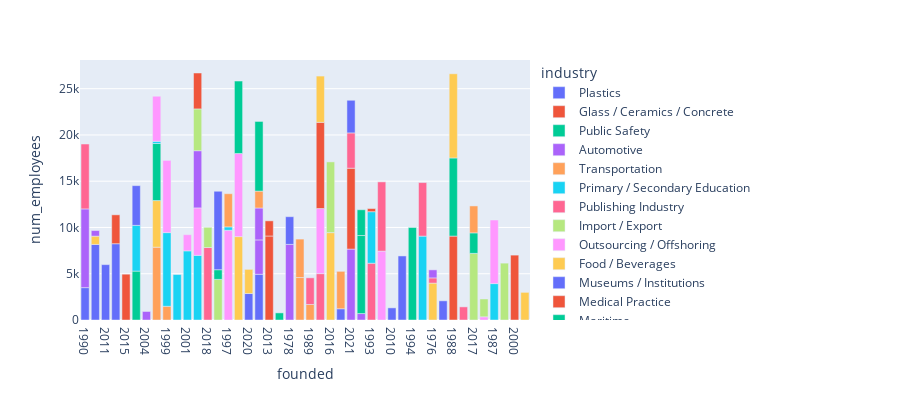

Notebook cell for this chart:
### Code cell
df7 = pd.read_sql('select * from organizations', con=engine1) # use engine1 from previous cell
fig = px.bar(df7, x='founded', y='num_employees',
             hover_data=['founded', 'num_employees'], color='industry',
            height=400)
fig.show()

### Figure 1 — Plotly figure (JSON) as saved in the notebook; plotly's stock layout.template omitted (floating-point values rounded to 4 significant figures)
{"data": [{"alignmentgroup": "True", "hovertemplate": "industry=Plastics<br>founded=%{x}<br>num_employees=%{y}<extra></extra>", "legendgroup": "Plastics", "marker": {"color": "#636efa", "pattern": {"shape": ""}}, "name": "Plastics", "offsetgroup": "Plastics", "orientation": "v", "showlegend": true, "textposition": "auto", "type": "bar", "x": ["1990", "1996", "2011", "1980"], "xaxis": "x", "y": [3498, 8167, 5984, 8245], "yaxis": "y"}, {"alignmentgroup": "True", "hovertemplate": "industry=Glass / Ceramics / Concrete<br>founded=%{x}<br>num_employees=%{y}<extra></extra>", "legendgroup": "Glass / Ceramics / Concrete", "marker": {"color": "#EF553B", "pattern": {"shape": ""}}, "name": "Glass / Ceramics / Concrete", "offsetgroup": "Glass / Ceramics / Concrete", "orientation": "v", "showlegend": true, "textposition": "auto", "type": "bar", "x": ["2015"], "xaxis": "x", "y": [4952], "yaxis": "y"}, {"alignmentgroup": "True", "hovertemplate": "industry=Public Safety<br>founded=%{x}<br>num_employees=%{y}<extra></extra>", "legendgroup": "Public Safety", "marker": {"color": "#00cc96", "pattern": {"shape": ""}}, "name": "Public Safety", "offsetgroup": "Public Safety", "orientation": "v", "showlegend": true, "textposition": "auto", "type": "bar", "x": ["1971"], "xaxis": "x", "y": [5287], "yaxis": "y"}, {"alignmentgroup": "True", "hovertemplate": "industry=Automotive<br>founded=%{x}<br>num_employees=%{y}<extra></extra>", "legendgroup": "Automotive", "marker": {"color": "#ab63fa", "pattern": {"shape": ""}}, "name": "Automotive", "offsetgroup": "Automotive", "orientation": "v", "showlegend": true, "textposition": "auto", "type": "bar", "x": ["2004"], "xaxis": "x", "y": [921], "yaxis": "y"}, {"alignmentgroup": "True", "hovertemplate": "industry=Transportation<br>founded=%{x}<br>num_employees=%{y}<extra></extra>", "legendgroup": "Transportation", "marker": {"color": "#FFA15A", "pattern": {"shape": ""}}, "name": "Transportation", "offsetgroup": "Transportation", "orientation": "v", "showlegend": true, "textposition": "auto", "type": "bar", "x": ["1991", "1999"], "xaxis": "x", "y": [7870, 1483], "yaxis": "y"}, {"alignmentgroup": "True", "hovertemplate": "industry=Primary / Secondary Education<br>founded=%{x}<br>num_employees=%{y}<extra></extra>", "legendgroup": "Primary / Secondary Education", "marker": {"color": "#19d3f3", "pattern": {"shape": ""}}, "name": "Primary / Secondary Education", "offsetgroup": "Primary / Secondary Education", "orientation": "v", "showlegend": true, "textposition": "auto", "type": "bar", "x": ["1992", "2001", "1972"], "xaxis": "x", "y": [4914, 7473, 6986], "yaxis": "y"}, {"alignmentgroup": "True", "hovertemplate": "industry=Publishing Industry<br>founded=%{x}<br>num_employees=%{y}<extra></extra>", "legendgroup": "Publishing Industry", "marker": {"color": "#FF6692", "pattern": {"shape": ""}}, "name": "Publishing Industry", "offsetgroup": "Publishing Industry", "orientation": "v", "showlegend": true, "textposition": "auto", "type": "bar", "x": ["2018"], "xaxis": "x", "y": [7832], "yaxis": "y"}, {"alignmentgroup": "True", "hovertemplate": "industry=Import / Export<br>founded=%{x}<br>num_employees=%{y}<extra></extra>", "legendgroup": "Import / Export", "marker": {"color": "#B6E880", "pattern": {"shape": ""}}, "name": "Import / Export", "offsetgroup": "Import / Export", "orientation": "v", "showlegend": true, "textposition": "auto", "type": "bar", "x": ["1970"], "xaxis": "x", "y": [4389], "yaxis": "y"}, {"alignmentgroup": "True", "hovertemplate": "industry=Outsourcing / Offshoring<br>founded=%{x}<br>num_employees=%{y}<extra></extra>", "legendgroup": "Outsourcing / Offshoring", "marker": {"color": "#FF97FF", "pattern": {"shape": ""}}, "name": "Outsourcing / Offshoring", "offsetgroup": "Outsourcing / Offshoring", "orientation": "v", "showlegend": true, "textposition": "auto", "type": "bar", "x": ["1997", "1972"], "xaxis": "x", "y": [9698, 5130], "yaxis": "y"}, {"alignmentgroup": "True", "hovertemplate": "industry=Food / Beverages<br>founded=%{x}<br>num_employees=%{y}<extra></extra>", "legendgroup": "Food / Beverages", "marker": {"color": "#FECB52", "pattern": {"shape": ""}}, "name": "Food / Beverages", "offsetgroup": "Food / Beverages", "orientation": "v", "showlegend": true, "textposition": "auto", "type": "bar", "x": ["2014"], "xaxis": "x", "y": [9011], "yaxis": "y"}, {"alignmentgroup": "True", "hovertemplate": "industry=Museums / Institutions<br>founded=%{x}<br>num_employees=%{y}<extra></extra>", "legendgroup": "Museums / Institutions", "marker": {"color": "#636efa", "pattern": {"shape": ""}}, "name": "Museums / Institutions", "offsetgroup": "Museums / Institutions", "orientation": "v", "showlegend": true, "textposition": "auto", "type": "bar", "x": ["2020", "2012"], "xaxis": "x", "y": [2862, 4941], "yaxis": "y"}, {"alignmentgroup": "True", "hovertemplate": "industry=Medical Practice<br>founded=%{x}<br>num_employees=%{y}<extra></extra>", "legendgroup": "Medical Practice", "marker": {"color": "#EF553B", "pattern": {"shape": ""}}, "name": "Medical Practice", "offsetgroup": "Medical Practice", "orientation": "v", "showlegend": true, "textposition": "auto", "type": "bar", "x": ["2013"], "xaxis": "x", "y": [9079], "yaxis": "y"}, {"alignmentgroup": "True", "hovertemplate": "industry=Maritime<br>founded=%{x}<br>num_employees=%{y}<extra></extra>", "legendgroup": "Maritime", "marker": {"color": "#00cc96", "pattern": {"shape": ""}}, "name": "Maritime", "offsetgroup": "Maritime", "orientation": "v", "showlegend": true, "textposition": "auto", "type": "bar", "x": ["1984"], "xaxis": "x", "y": [769], "yaxis": "y"}, {"alignmentgroup": "True", "hovertemplate": "industry=Facilities Services<br>founded=%{x}<br>num_employees=%{y}<extra></extra>", "legendgroup": "Facilities Services", "marker": {"color": "#ab63fa", "pattern": {"shape": ""}}, "name": "Facilities Services", "offsetgroup": "Facilities Services", "orientation": "v", "showlegend": true, "textposition": "auto", "type": "bar", "x": ["1990", "1972", "1978"], "xaxis": "x", "y": [8508, 6182, 8172], "yaxis": "y"}, {"alignmentgroup": "True", "hovertemplate": "industry=Investment Management / Hedge Fund / Private Equity<br>founded=%{x}<br>num_employees=%{y}<extra></extra>", "legendgroup": "Investment Management / Hedge Fund / Private Equity", "marker": {"color": "#FFA15A", "pattern": {"shape": ""}}, "name": "Investment Management / Hedge Fund / Private Equity", "offsetgroup": "Investment Management / Hedge Fund / Private Equity", "orientation": "v", "showlegend": true, "textposition": "auto", "type": "bar", "x": ["1998", "1989"], "xaxis": "x", "y": [4589, 1678], "yaxis": "y"}, {"alignmentgroup": "True", "hovertemplate": "industry=Architecture / Planning<br>founded=%{x}<br>num_employees=%{y}<extra></extra>", "legendgroup": "Architecture / Planning", "marker": {"color": "#19d3f3", "pattern": {"shape": ""}}, "name": "Architecture / Planning", "offsetgroup": "Architecture / Planning", "orientation": "v", "showlegend": true, "textposition": "auto", "type": "bar", "x": ["1999"], "xaxis": "x", "y": [7961], "yaxis": "y"}, {"alignmentgroup": "True", "hovertemplate": "industry=Wholesale<br>founded=%{x}<br>num_employees=%{y}<extra></extra>", "legendgroup": "Wholesale", "marker": {"color": "#FF6692", "pattern": {"shape": ""}}, "name": "Wholesale", "offsetgroup": "Wholesale", "orientation": "v", "showlegend": true, "textposition": "auto", "type": "bar", "x": ["1986"], "xaxis": "x", "y": [5010], "yaxis": "y"}, {"alignmentgroup": "True", "hovertemplate": "industry=Construction<br>founded=%{x}<br>num_employees=%{y}<extra></extra>", "legendgroup": "Construction", "marker": {"color": "#B6E880", "pattern": {"shape": ""}}, "name": "Construction", "offsetgroup": "Construction", "orientation": "v", "showlegend": true, "textposition": "auto", "type": "bar", "x": ["2018"], "xaxis": "x", "y": [2185], "yaxis": "y"}, {"alignmentgroup": "True", "hovertemplate": "industry=Luxury Goods / Jewelry<br>founded=%{x}<br>num_employees=%{y}<extra></extra>", "legendgroup": "Luxury Goods / Jewelry", "marker": {"color": "#FF97FF", "pattern": {"shape": ""}}, "name": "Luxury Goods / Jewelry", "offsetgroup": "Luxury Goods / Jewelry", "orientation": "v", "showlegend": true, "textposition": "auto", "type": "bar", "x": ["2014", "2001"], "xaxis": "x", "y": [8987, 1746], "yaxis": "y"}, {"alignmentgroup": "True", "hovertemplate": "industry=Pharmaceuticals<br>founded=%{x}<br>num_employees=%{y}<extra></extra>", "legendgroup": "Pharmaceuticals", "marker": {"color": "#FECB52", "pattern": {"shape": ""}}, "name": "Pharmaceuticals", "offsetgroup": "Pharmaceuticals", "orientation": "v", "showlegend": true, "textposition": "auto", "type": "bar", "x": ["1991", "2016"], "xaxis": "x", "y": [5038, 9443], "yaxis": "y"}, {"alignmentgroup": "True", "hovertemplate": "industry=Insurance<br>founded=%{x}<br>num_employees=%{y}<extra></extra>", "legendgroup": "Insurance", "marker": {"color": "#636efa", "pattern": {"shape": ""}}, "name": "Insurance", "offsetgroup": "Insurance", "orientation": "v", "showlegend": true, "textposition": "auto", "type": "bar", "x": ["2002"], "xaxis": "x", "y": [1215], "yaxis": "y"}, {"alignmentgroup": "True", "hovertemplate": "industry=Real Estate / Mortgage<br>founded=%{x}<br>num_employees=%{y}<extra></extra>", "legendgroup": "Real Estate / Mortgage", "marker": {"color": "#EF553B", "pattern": {"shape": ""}}, "name": "Real Estate / Mortgage", "offsetgroup": "Real Estate / Mortgage", "orientation": "v", "showlegend": true, "textposition": "auto", "type": "bar", "x": ["1980"], "xaxis": "x", "y": [3122], "yaxis": "y"}, {"alignmentgroup": "True", "hovertemplate": "industry=Banking / Mortgage<br>founded=%{x}<br>num_employees=%{y}<extra></extra>", "legendgroup": "Banking / Mortgage", "marker": {"color": "#00cc96", "pattern": {"shape": ""}}, "name": "Banking / Mortgage", "offsetgroup": "Banking / Mortgage", "orientation": "v", "showlegend": true, "textposition": "auto", "type": "bar", "x": ["1970"], "xaxis": "x", "y": [1046], "yaxis": "y"}, {"alignmentgroup": "True", "hovertemplate": "industry=Legal Services<br>founded=%{x}<br>num_employees=%{y}<extra></extra>", "legendgroup": "Legal Services", "marker": {"color": "#ab63fa", "pattern": {"shape": ""}}, "name": "Legal Services", "offsetgroup": "Legal Services", "orientation": "v", "showlegend": true, "textposition": "auto", "type": "bar", "x": ["2021", "2009"], "xaxis": "x", "y": [7664, 696], "yaxis": "y"}, {"alignmentgroup": "True", "hovertemplate": "industry=Logistics / Procurement<br>founded=%{x}<br>num_employees=%{y}<extra></extra>", "legendgroup": "Logistics / Procurement", "marker": {"color": "#FFA15A", "pattern": {"shape": ""}}, "name": "Logistics / Procurement", "offsetgroup": "Logistics / Procurement", "orientation": "v", "showlegend": true, "textposition": "auto", "type": "bar", "x": ["1998"], "xaxis": "x", "y": [4155], "yaxis": "y"}, {"alignmentgroup": "True", "hovertemplate": "industry=Civil Engineering<br>founded=%{x}<br>num_employees=%{y}<extra></extra>", "legendgroup": "Civil Engineering", "marker": {"color": "#19d3f3", "pattern": {"shape": ""}}, "name": "Civil Engineering", "offsetgroup": "Civil Engineering", "orientation": "v", "showlegend": true, "textposition": "auto", "type": "bar", "x": ["1997"], "xaxis": "x", "y": [365], "yaxis": "y"}, {"alignmentgroup": "True", "hovertemplate": "industry=Mechanical or Industrial Engineering<br>founded=%{x}<br>num_employees=%{y}<extra></extra>", "legendgroup": "Mechanical or Industrial Engineering", "marker": {"color": "#FF6692", "pattern": {"shape": ""}}, "name": "Mechanical or Industrial Engineering", "offsetgroup": "Mechanical or Industrial Engineering", "orientation": "v", "showlegend": true, "textposition": "auto", "type": "bar", "x": ["1993"], "xaxis": "x", "y": [6135], "yaxis": "y"}, {"alignmentgroup": "True", "hovertemplate": "industry=Hospitality<br>founded=%{x}<br>num_employees=%{y}<extra></extra>", "legendgroup": "Hospitality", "marker": {"color": "#B6E880", "pattern": {"shape": ""}}, "name": "Hospitality", "offsetgroup": "Hospitality", "orientation": "v", "showlegend": true, "textposition": "auto", "type": "bar", "x": ["1972"], "xaxis": "x", "y": [4516], "yaxis": "y"}, {"alignmentgroup": "True", "hovertemplate": "industry=Venture Capital / VC<br>founded=%{x}<br>num_employees=%{y}<extra></extra>", "legendgroup": "Venture Capital / VC", "marker": {"color": "#FF97FF", "pattern": {"shape": ""}}, "name": "Venture Capital / VC", "offsetgroup": "Venture Capital / VC", "orientation": "v", "showlegend": true, "textposition": "auto", "type": "bar", "x": ["1981"], "xaxis": "x", "y": [7443], "yaxis": "y"}, {"alignmentgroup": "True", "hovertemplate": "industry=Utilities<br>founded=%{x}<br>num_employees=%{y}<extra></extra>", "legendgroup": "Utilities", "marker": {"color": "#FECB52", "pattern": {"shape": ""}}, "name": "Utilities", "offsetgroup": "Utilities", "orientation": "v", "showlegend": true, "textposition": "auto", "type": "bar", "x": ["2020"], "xaxis": "x", "y": [2610], "yaxis": "y"}, {"alignmentgroup": "True", "hovertemplate": "industry=Human Resources / HR<br>founded=%{x}<br>num_employees=%{y}<extra></extra>", "legendgroup": "Human Resources / HR", "marker": {"color": "#636efa", "pattern": {"shape": ""}}, "name": "Human Resources / HR", "offsetgroup": "Human Resources / HR", "orientation": "v", "showlegend": true, "textposition": "auto", "type": "bar", "x": ["2010", "2008"], "xaxis": "x", "y": [1312, 6923], "yaxis": "y"}, {"alignmentgroup": "True", "hovertemplate": "industry=Legislative Office<br>founded=%{x}<br>num_employees=%{y}<extra></extra>", "legendgroup": "Legislative Office", "marker": {"color": "#EF553B", "pattern": {"shape": ""}}, "name": "Legislative Office", "offsetgroup": "Legislative Office", "orientation": "v", "showlegend": true, "textposition": "auto", "type": "bar", "x": ["2013", "2021"], "xaxis": "x", "y": [1638, 8741], "yaxis": "y"}, {"alignmentgroup": "True", "hovertemplate": "industry=Music<br>founded=%{x}<br>num_employees=%{y}<extra></extra>", "legendgroup": "Music", "marker": {"color": "#00cc96", "pattern": {"shape": ""}}, "name": "Music", "offsetgroup": "Music", "orientation": "v", "showlegend": true, "textposition": "auto", "type": "bar", "x": ["1994"], "xaxis": "x", "y": [9995], "yaxis": "y"}, {"alignmentgroup": "True", "hovertemplate": "industry=Electrical / Electronic Manufacturing<br>founded=%{x}<br>num_employees=%{y}<extra></extra>", "legendgroup": "Electrical / Electronic Manufacturing", "marker": {"color": "#ab63fa", "pattern": {"shape": ""}}, "name": "Electrical / Electronic Manufacturing", "offsetgroup": "Electrical / Electronic Manufacturing", "orientation": "v", "showlegend": true, "textposition": "auto", "type": "bar", "x": ["2012"], "xaxis": "x", "y": [3715], "yaxis": "y"}, {"alignmentgroup": "True", "hovertemplate": "industry=Non - Profit / Volunteering<br>founded=%{x}<br>num_employees=%{y}<extra></extra>", "legendgroup": "Non - Profit / Volunteering", "marker": {"color": "#FFA15A", "pattern": {"shape": ""}}, "name": "Non - Profit / Volunteering", "offsetgroup": "Non - Profit / Volunteering", "orientation": "v", "showlegend": true, "textposition": "auto", "type": "bar", "x": ["1997"], "xaxis": "x", "y": [3585], "yaxis": "y"}, {"alignmentgroup": "True", "hovertemplate": "industry=Writing / Editing<br>founded=%{x}<br>num_employees=%{y}<extra></extra>", "legendgroup": "Writing / Editing", "marker": {"color": "#19d3f3", "pattern": {"shape": ""}}, "name": "Writing / Editing", "offsetgroup": "Writing / Editing", "orientation": "v", "showlegend": true, "textposition": "auto", "type": "bar", "x": ["2006"], "xaxis": "x", "y": [9067], "yaxis": "y"}, {"alignmentgroup": "True", "hovertemplate": "industry=Capital Markets / Hedge Fund / Private Equity<br>founded=%{x}<br>num_employees=%{y}<extra></extra>", "legendgroup": "Capital Markets / Hedge Fund / Private Equity", "marker": {"color": "#FF6692", "pattern": {"shape": ""}}, "name": "Capital Markets / Hedge Fund / Private Equity", "offsetgroup": "Capital Markets / Hedge Fund / Private Equity", "orientation": "v", "showlegend": true, "textposition": "auto", "type": "bar", "x": ["2021", "1990"], "xaxis": "x", "y": [3816, 7013], "yaxis": "y"}, {"alignmentgroup": "True", "hovertemplate": "industry=Individual / Family Services<br>founded=%{x}<br>num_employees=%{y}<extra></extra>", "legendgroup": "Individual / Family Services", "marker": {"color": "#B6E880", "pattern": {"shape": ""}}, "name": "Individual / Family Services", "offsetgroup": "Individual / Family Services", "orientation": "v", "showlegend": true, "textposition": "auto", "type": "bar", "x": ["2016"], "xaxis": "x", "y": [7645], "yaxis": "y"}, {"alignmentgroup": "True", "hovertemplate": "industry=Online Publishing<br>founded=%{x}<br>num_employees=%{y}<extra></extra>", "legendgroup": "Online Publishing", "marker": {"color": "#FF97FF", "pattern": {"shape": ""}}, "name": "Online Publishing", "offsetgroup": "Online Publishing", "orientation": "v", "showlegend": true, "textposition": "auto", "type": "bar", "x": ["1986", "1999"], "xaxis": "x", "y": [7034, 7805], "yaxis": "y"}, {"alignmentgroup": "True", "hovertemplate": "industry=Civic / Social Organization<br>founded=%{x}<br>num_employees=%{y}<extra></extra>", "legendgroup": "Civic / Social Organization", "marker": {"color": "#FECB52", "pattern": {"shape": ""}}, "name": "Civic / Social Organization", "offsetgroup": "Civic / Social Organization", "orientation": "v", "showlegend": true, "textposition": "auto", "type": "bar", "x": ["1976", "1996"], "xaxis": "x", "y": [3987, 897], "yaxis": "y"}, {"alignmentgroup": "True", "hovertemplate": "industry=Arts / Crafts<br>founded=%{x}<br>num_employees=%{y}<extra></extra>", "legendgroup": "Arts / Crafts", "marker": {"color": "#636efa", "pattern": {"shape": ""}}, "name": "Arts / Crafts", "offsetgroup": "Arts / Crafts", "orientation": "v", "showlegend": true, "textposition": "auto", "type": "bar", "x": ["1974", "2021"], "xaxis": "x", "y": [2073, 3527], "yaxis": "y"}, {"alignmentgroup": "True", "hovertemplate": "industry=Consumer Goods<br>founded=%{x}<br>num_employees=%{y}<extra></extra>", "legendgroup": "Consumer Goods", "marker": {"color": "#EF553B", "pattern": {"shape": ""}}, "name": "Consumer Goods", "offsetgroup": "Consumer Goods", "orientation": "v", "showlegend": true, "textposition": "auto", "type": "bar", "x": ["1988"], "xaxis": "x", "y": [9069], "yaxis": "y"}, {"alignmentgroup": "True", "hovertemplate": "industry=Printing<br>founded=%{x}<br>num_employees=%{y}<extra></extra>", "legendgroup": "Printing", "marker": {"color": "#00cc96", "pattern": {"shape": ""}}, "name": "Printing", "offsetgroup": "Printing", "orientation": "v", "showlegend": true, "textposition": "auto", "type": "bar", "x": ["1988", "2009", "1991"], "xaxis": "x", "y": [8445, 8433, 6168], "yaxis": "y"}, {"alignmentgroup": "True", "hovertemplate": "industry=Mental Health Care<br>founded=%{x}<br>num_employees=%{y}<extra></extra>", "legendgroup": "Mental Health Care", "marker": {"color": "#ab63fa", "pattern": {"shape": ""}}, "name": "Mental Health Care", "offsetgroup": "Mental Health Care", "orientation": "v", "showlegend": true, "textposition": "auto", "type": "bar", "x": ["2012"], "xaxis": "x", "y": [3450], "yaxis": "y"}, {"alignmentgroup": "True", "hovertemplate": "industry=Management Consulting<br>founded=%{x}<br>num_employees=%{y}<extra></extra>", "legendgroup": "Management Consulting", "marker": {"color": "#FFA15A", "pattern": {"shape": ""}}, "name": "Management Consulting", "offsetgroup": "Management Consulting", "orientation": "v", "showlegend": true, "textposition": "auto", "type": "bar", "x": ["2012"], "xaxis": "x", "y": [1825], "yaxis": "y"}, {"alignmentgroup": "True", "hovertemplate": "industry=Broadcast Media<br>founded=%{x}<br>num_employees=%{y}<extra></extra>", "legendgroup": "Broadcast Media", "marker": {"color": "#19d3f3", "pattern": {"shape": ""}}, "name": "Broadcast Media", "offsetgroup": "Broadcast Media", "orientation": "v", "showlegend": true, "textposition": "auto", "type": "bar", "x": ["1971", "1991"], "xaxis": "x", "y": [4942, 236], "yaxis": "y"}, {"alignmentgroup": "True", "hovertemplate": "industry=Farming<br>founded=%{x}<br>num_employees=%{y}<extra></extra>", "legendgroup": "Farming", "marker": {"color": "#FF6692", "pattern": {"shape": ""}}, "name": "Farming", "offsetgroup": "Farming", "orientation": "v", "showlegend": true, "textposition": "auto", "type": "bar", "x": ["2005"], "xaxis": "x", "y": [1418], "yaxis": "y"}, {"alignmentgroup": "True", "hovertemplate": "industry=Entertainment / Movie Production<br>founded=%{x}<br>num_employees=%{y}<extra></extra>", "legendgroup": "Entertainment / Movie Production", "marker": {"color": "#B6E880", "pattern": {"shape": ""}}, "name": "Entertainment / Movie Production", "offsetgroup": "Entertainment / Movie Production", "orientation": "v", "showlegend": true, "textposition": "auto", "type": "bar", "x": ["2017"], "xaxis": "x", "y": [7202], "yaxis": "y"}, {"alignmentgroup": "True", "hovertemplate": "industry=International Trade / Development<br>founded=%{x}<br>num_employees=%{y}<extra></extra>", "legendgroup": "International Trade / Development", "marker": {"color": "#FF97FF", "pattern": {"shape": ""}}, "name": "International Trade / Development", "offsetgroup": "International Trade / Development", "orientation": "v", "showlegend": true, "textposition": "auto", "type": "bar", "x": ["1973"], "xaxis": "x", "y": [346], "yaxis": "y"}, {"alignmentgroup": "True", "hovertemplate": "industry=Business Supplies / Equipment<br>founded=%{x}<br>num_employees=%{y}<extra></extra>", "legendgroup": "Business Supplies / Equipment", "marker": {"color": "#FECB52", "pattern": {"shape": ""}}, "name": "Business Supplies / Equipment", "offsetgroup": "Business Supplies / Equipment", "orientation": "v", "showlegend": true, "textposition": "auto", "type": "bar", "x": ["1988"], "xaxis": "x", "y": [9097], "yaxis": "y"}, {"alignmentgroup": "True", "hovertemplate": "industry=Marketing / Advertising / Sales<br>founded=%{x}<br>num_employees=%{y}<extra></extra>", "legendgroup": "Marketing / Advertising / Sales", "marker": {"color": "#636efa", "pattern": {"shape": ""}}, "name": "Marketing / Advertising / Sales", "offsetgroup": "Marketing / Advertising / Sales", "orientation": "v", "showlegend": true, "textposition": "auto", "type": "bar", "x": ["1978"], "xaxis": "x", "y": [2992], "yaxis": "y"}, {"alignmentgroup": "True", "hovertemplate": "industry=Textiles<br>founded=%{x}<br>num_employees=%{y}<extra></extra>", "legendgroup": "Textiles", "marker": {"color": "#EF553B", "pattern": {"shape": ""}}, "name": "Textiles", "offsetgroup": "Textiles", "orientation": "v", "showlegend": true, "textposition": "auto", "type": "bar", "x": ["1986", "1972"], "xaxis": "x", "y": [9315, 3881], "yaxis": "y"}, {"alignmentgroup": "True", "hovertemplate": "industry=Consumer Electronics<br>founded=%{x}<br>num_employees=%{y}<extra></extra>", "legendgroup": "Consumer Electronics", "marker": {"color": "#00cc96", "pattern": {"shape": ""}}, "name": "Consumer Electronics", "offsetgroup": "Consumer Electronics", "orientation": "v", "showlegend": true, "textposition": "auto", "type": "bar", "x": ["2014", "2017"], "xaxis": "x", "y": [7829, 2215], "yaxis": "y"}, {"alignmentgroup": "True", "hovertemplate": "industry=Building Materials<br>founded=%{x}<br>num_employees=%{y}<extra></extra>", "legendgroup": "Building Materials", "marker": {"color": "#ab63fa", "pattern": {"shape": ""}}, "name": "Building Materials", "offsetgroup": "Building Materials", "orientation": "v", "showlegend": true, "textposition": "auto", "type": "bar", "x": ["1996"], "xaxis": "x", "y": [602], "yaxis": "y"}, {"alignmentgroup": "True", "hovertemplate": "industry=Public Relations / PR<br>founded=%{x}<br>num_employees=%{y}<extra></extra>", "legendgroup": "Public Relations / PR", "marker": {"color": "#FFA15A", "pattern": {"shape": ""}}, "name": "Public Relations / PR", "offsetgroup": "Public Relations / PR", "orientation": "v", "showlegend": true, "textposition": "auto", "type": "bar", "x": ["2017"], "xaxis": "x", "y": [2911], "yaxis": "y"}, {"alignmentgroup": "True", "hovertemplate": "industry=Information Technology / IT<br>founded=%{x}<br>num_employees=%{y}<extra></extra>", "legendgroup": "Information Technology / IT", "marker": {"color": "#19d3f3", "pattern": {"shape": ""}}, "name": "Information Technology / IT", "offsetgroup": "Information Technology / IT", "orientation": "v", "showlegend": true, "textposition": "auto", "type": "bar", "x": ["1987"], "xaxis": "x", "y": [3934], "yaxis": "y"}, {"alignmentgroup": "True", "hovertemplate": "industry=Military Industry<br>founded=%{x}<br>num_employees=%{y}<extra></extra>", "legendgroup": "Military Industry", "marker": {"color": "#FF6692", "pattern": {"shape": ""}}, "name": "Military Industry", "offsetgroup": "Military Industry", "orientation": "v", "showlegend": true, "textposition": "auto", "type": "bar", "x": ["1976", "1989", "2006"], "xaxis": "x", "y": [563, 2880, 5786], "yaxis": "y"}, {"alignmentgroup": "True", "hovertemplate": "industry=Wireless<br>founded=%{x}<br>num_employees=%{y}<extra></extra>", "legendgroup": "Wireless", "marker": {"color": "#B6E880", "pattern": {"shape": ""}}, "name": "Wireless", "offsetgroup": "Wireless", "orientation": "v", "showlegend": true, "textposition": "auto", "type": "bar", "x": ["1982"], "xaxis": "x", "y": [6146], "yaxis": "y"}, {"alignmentgroup": "True", "hovertemplate": "industry=International Affairs<br>founded=%{x}<br>num_employees=%{y}<extra></extra>", "legendgroup": "International Affairs", "marker": {"color": "#FF97FF", "pattern": {"shape": ""}}, "name": "International Affairs", "offsetgroup": "International Affairs", "orientation": "v", "showlegend": true, "textposition": "auto", "type": "bar", "x": ["1987"], "xaxis": "x", "y": [6874], "yaxis": "y"}, {"alignmentgroup": "True", "hovertemplate": "industry=Accounting<br>founded=%{x}<br>num_employees=%{y}<extra></extra>", "legendgroup": "Accounting", "marker": {"color": "#FECB52", "pattern": {"shape": ""}}, "name": "Accounting", "offsetgroup": "Accounting", "orientation": "v", "showlegend": true, "textposition": "auto", "type": "bar", "x": ["1986"], "xaxis": "x", "y": [5004], "yaxis": "y"}, {"alignmentgroup": "True", "hovertemplate": "industry=Computer Software / Engineering<br>founded=%{x}<br>num_employees=%{y}<extra></extra>", "legendgroup": "Computer Software / Engineering", "marker": {"color": "#636efa", "pattern": {"shape": ""}}, "name": "Computer Software / Engineering", "offsetgroup": "Computer Software / Engineering", "orientation": "v", "showlegend": true, "textposition": "auto", "type": "bar", "x": ["1970"], "xaxis": "x", "y": [8480], "yaxis": "y"}, {"alignmentgroup": "True", "hovertemplate": "industry=Law Enforcement<br>founded=%{x}<br>num_employees=%{y}<extra></extra>", "legendgroup": "Law Enforcement", "marker": {"color": "#EF553B", "pattern": {"shape": ""}}, "name": "Law Enforcement", "offsetgroup": "Law Enforcement", "orientation": "v", "showlegend": true, "textposition": "auto", "type": "bar", "x": ["2000"], "xaxis": "x", "y": [7012], "yaxis": "y"}, {"alignmentgroup": "True", "hovertemplate": "industry=Financial Services<br>founded=%{x}<br>num_employees=%{y}<extra></extra>", "legendgroup": "Financial Services", "marker": {"color": "#00cc96", "pattern": {"shape": ""}}, "name": "Financial Services", "offsetgroup": "Financial Services", "orientation": "v", "showlegend": true, "textposition": "auto", "type": "bar", "x": ["2012", "2009"], "xaxis": "x", "y": [7529, 2785], "yaxis": "y"}, {"alignmentgroup": "True", "hovertemplate": "industry=Religious Institutions<br>founded=%{x}<br>num_employees=%{y}<extra></extra>", "legendgroup": "Religious Institutions", "marker": {"color": "#ab63fa", "pattern": {"shape": ""}}, "name": "Religious Institutions", "offsetgroup": "Religious Institutions", "orientation": "v", "showlegend": true, "textposition": "auto", "type": "bar", "x": ["1976"], "xaxis": "x", "y": [869], "yaxis": "y"}, {"alignmentgroup": "True", "hovertemplate": "industry=Alternative Dispute Resolution<br>founded=%{x}<br>num_employees=%{y}<extra></extra>", "legendgroup": "Alternative Dispute Resolution", "marker": {"color": "#FFA15A", "pattern": {"shape": ""}}, "name": "Alternative Dispute Resolution", "offsetgroup": "Alternative Dispute Resolution", "orientation": "v", "showlegend": true, "textposition": "auto", "type": "bar", "x": ["2002"], "xaxis": "x", "y": [4044], "yaxis": "y"}, {"alignmentgroup": "True", "hovertemplate": "industry=Telecommunications<br>founded=%{x}<br>num_employees=%{y}<extra></extra>", "legendgroup": "Telecommunications", "marker": {"color": "#19d3f3", "pattern": {"shape": ""}}, "name": "Telecommunications", "offsetgroup": "Telecommunications", "orientation": "v", "showlegend": true, "textposition": "auto", "type": "bar", "x": ["1993"], "xaxis": "x", "y": [5571], "yaxis": "y"}, {"alignmentgroup": "True", "hovertemplate": "industry=Semiconductors<br>founded=%{x}<br>num_employees=%{y}<extra></extra>", "legendgroup": "Semiconductors", "marker": {"color": "#FF6692", "pattern": {"shape": ""}}, "name": "Semiconductors", "offsetgroup": "Semiconductors", "orientation": "v", "showlegend": true, "textposition": "auto", "type": "bar", "x": ["1981"], "xaxis": "x", "y": [7484], "yaxis": "y"}, {"alignmentgroup": "True", "hovertemplate": "industry=Newspapers / Journalism<br>founded=%{x}<br>num_employees=%{y}<extra></extra>", "legendgroup": "Newspapers / Journalism", "marker": {"color": "#B6E880", "pattern": {"shape": ""}}, "name": "Newspapers / Journalism", "offsetgroup": "Newspapers / Journalism", "orientation": "v", "showlegend": true, "textposition": "auto", "type": "bar", "x": ["1973"], "xaxis": "x", "y": [1927], "yaxis": "y"}, {"alignmentgroup": "True", "hovertemplate": "industry=Gambling / Casinos<br>founded=%{x}<br>num_employees=%{y}<extra></extra>", "legendgroup": "Gambling / Casinos", "marker": {"color": "#FF97FF", "pattern": {"shape": ""}}, "name": "Gambling / Casinos", "offsetgroup": "Gambling / Casinos", "orientation": "v", "showlegend": true, "textposition": "auto", "type": "bar", "x": ["1991"], "xaxis": "x", "y": [4873], "yaxis": "y"}, {"alignmentgroup": "True", "hovertemplate": "industry=Photography<br>founded=%{x}<br>num_employees=%{y}<extra></extra>", "legendgroup": "Photography", "marker": {"color": "#FECB52", "pattern": {"shape": ""}}, "name": "Photography", "offsetgroup": "Photography", "orientation": "v", "showlegend": true, "textposition": "auto", "type": "bar", "x": ["1975"], "xaxis": "x", "y": [2988], "yaxis": "y"}, {"alignmentgroup": "True", "hovertemplate": "industry=Consumer Services<br>founded=%{x}<br>num_employees=%{y}<extra></extra>", "legendgroup": "Consumer Services", "marker": {"color": "#636efa", "pattern": {"shape": ""}}, "name": "Consumer Services", "offsetgroup": "Consumer Services", "orientation": "v", "showlegend": true, "textposition": "auto", "type": "bar", "x": ["1971"], "xaxis": "x", "y": [4292], "yaxis": "y"}, {"alignmentgroup": "True", "hovertemplate": "industry=Education Management<br>founded=%{x}<br>num_employees=%{y}<extra></extra>", "legendgroup": "Education Management", "marker": {"color": "#EF553B", "pattern": {"shape": ""}}, "name": "Education Management", "offsetgroup": "Education Management", "orientation": "v", "showlegend": true, "textposition": "auto", "type": "bar", "x": ["1993"], "xaxis": "x", "y": [339], "yaxis": "y"}], "layout": {"barmode": "relative", "height": 400, "legend": {"title": {"text": "industry"}, "tracegroupgap": 0}, "margin": {"t": 60}, "xaxis": {"anchor": "y", "domain": [0, 1], "title": {"text": "founded"}}, "yaxis": {"anchor": "x", "domain": [0, 1], "title": {"text": "num_employees"}}}}
